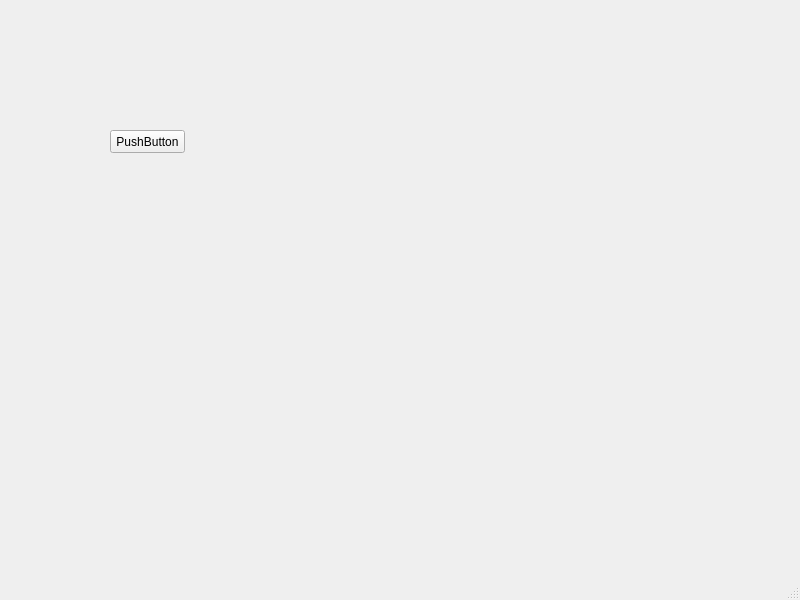
<?xml version="1.0" encoding="UTF-8"?>
<ui version="4.0">
 <class>MainWindowNew</class>
 <widget class="QMainWindow" name="MainWindowNew">
  <property name="geometry">
   <rect>
    <x>0</x>
    <y>0</y>
    <width>800</width>
    <height>600</height>
   </rect>
  </property>
  <property name="windowTitle">
   <string>MainWindow</string>
  </property>
  <widget class="QWidget" name="centralwidget">
   <widget class="QPushButton" name="pushButton">
    <property name="geometry">
     <rect>
      <x>110</x>
      <y>130</y>
      <width>75</width>
      <height>23</height>
     </rect>
    </property>
    <property name="text">
     <string>PushButton</string>
    </property>
   </widget>
   <widget class="TitleBar" name="widget" native="true">
    <property name="geometry">
     <rect>
      <x>30</x>
      <y>10</y>
      <width>120</width>
      <height>80</height>
     </rect>
    </property>
   </widget>
  </widget>
  <widget class="QMenuBar" name="menubar">
   <property name="geometry">
    <rect>
     <x>0</x>
     <y>0</y>
     <width>800</width>
     <height>23</height>
    </rect>
   </property>
  </widget>
  <widget class="QStatusBar" name="statusbar"/>
 </widget>
 <customwidgets>
  <customwidget>
   <class>TitleBar</class>
   <extends>QWidget</extends>
   <header>titlebar.h</header>
   <container>1</container>
  </customwidget>
 </customwidgets>
 <resources/>
 <connections/>
</ui>
